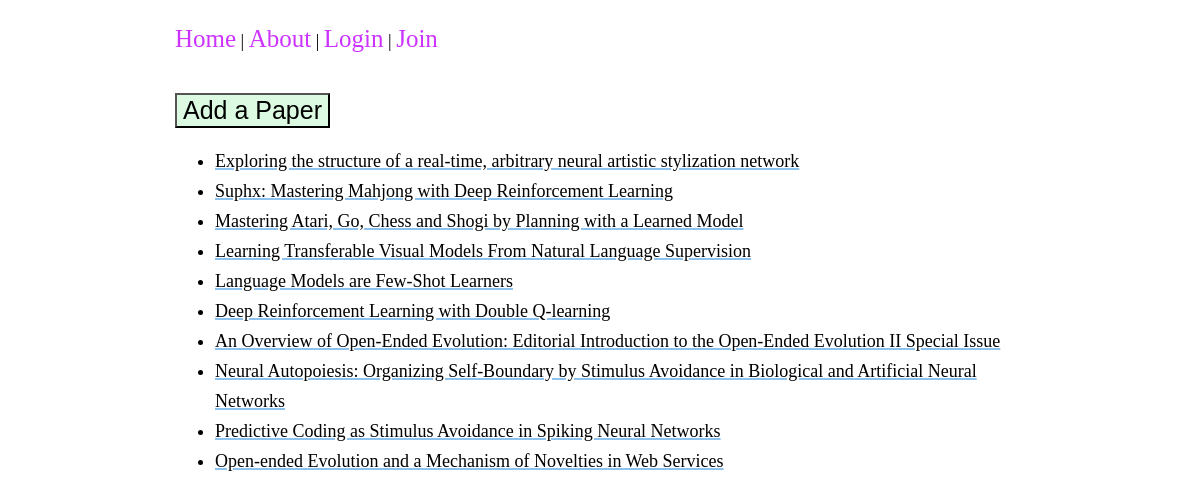
Screenshot of /papers/ with the database file from the repository.
### papers/models.py (models this page shows)
class Paper(models.Model):
    url = models.URLField(max_length=50)
    pdf_url = models.URLField(max_length=50)
    arxiv_id = models.CharField(max_length=20)
    title = models.CharField(max_length=500)
    authors = models.ManyToManyField('Author', through='AuthorPaper')
    abstract = models.CharField(max_length=1000)
    key_words = models.ManyToManyField('KeyWord', through='KeyWordPaper')
    published = models.DateField()
    def __str__(self):
        return self.title

### papers/views.py (the view)
# urls.py: path('', views.HomeView.as_view(), name='home'),
class HomeView(ListView):
    template_name = 'papers/home.html'
    context_object_name = 'papers_list'  # TODO: Change to recent
    def get_queryset(self):
        return Paper.objects.all()

### papers/templates/papers/home.html (shortened to what this page needs)
{% extends 'base.html' %}
{% block content %}
{% include 'papers/add-btn.html' %}
<ul>
  {% for paper in papers_list %}
  <li><a href="{% url 'papers:paper-detail' paper.id %}">{{ paper }}</a></li>
  {% endfor %}
</ul>
{% endblock content %}

### static/styles.css (style rules this page uses)
:root { font-size: 62.5%; --c-cream: #FFFDD0; --c-lightgrey: #CCCCFF; --c-lightgreen: #DCFAE1; --c-green: #91F7A4; --c-grey: #CCCCCC; --c-purple: #CC33FF; --c-lightblue: #8dc2ee; --bg-color: skyblue; --c-link: var(--c-lightblue); --c-navBar-a: var(--c-purple); --c-main-text: black; }
body { font-size: 1.8rem; }
a { color: var(--main-text); text-decoration: underline var(--c-link) 2px; }
li { line-height: 3rem; }

### rows the page displays
Paper: title "Exploring the structure of a real-time, arbitrary neural artistic stylization network"
Paper: title "Suphx: Mastering Mahjong with Deep Reinforcement Learning"
Paper: title "Mastering Atari, Go, Chess and Shogi by Planning with a Learned Model"
Paper: title "Learning Transferable Visual Models From Natural Language Supervision"
Paper: title "Language Models are Few-Shot Learners"
Paper: title "Deep Reinforcement Learning with Double Q-learning"
Paper: title "An Overview of Open-Ended Evolution: Editorial Introduction to the Open-Ended Evolution II Special Issue"
Paper: title "Neural Autopoiesis: Organizing Self-Boundary by Stimulus Avoidance in Biological and Artificial Neural Networks"
Paper: title "Predictive Coding as Stimulus Avoidance in Spiking Neural Networks"
Paper: title "Open-ended Evolution and a Mechanism of Novelties in Web Services"
